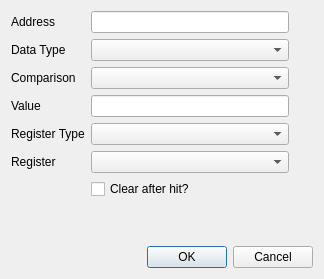
<?xml version="1.0" encoding="UTF-8"?>
<ui version="4.0">
 <class>breakpoint_window</class>
 <widget class="QDialog" name="breakpoint_window">
  <property name="geometry">
   <rect>
    <x>0</x>
    <y>0</y>
    <width>324</width>
    <height>279</height>
   </rect>
  </property>
  <property name="windowTitle">
   <string>Dialog</string>
  </property>
  <layout class="QGridLayout" name="gridLayout">
   <item row="5" column="0">
    <widget class="QLabel" name="reg_label">
     <property name="text">
      <string>Register</string>
     </property>
    </widget>
   </item>
   <item row="4" column="2">
    <widget class="QComboBox" name="reg_type_combo"/>
   </item>
   <item row="0" column="0">
    <widget class="QLabel" name="address_label">
     <property name="text">
      <string>Address</string>
     </property>
    </widget>
   </item>
   <item row="6" column="2">
    <widget class="QCheckBox" name="clear_checkbox">
     <property name="text">
      <string>Clear after hit?</string>
     </property>
    </widget>
   </item>
   <item row="4" column="0">
    <widget class="QLabel" name="reg_type_label">
     <property name="text">
      <string>Register Type</string>
     </property>
    </widget>
   </item>
   <item row="7" column="2">
    <spacer name="verticalSpacer">
     <property name="orientation">
      <enum>Qt::Vertical</enum>
     </property>
     <property name="sizeHint" stdset="0">
      <size>
       <width>20</width>
       <height>40</height>
      </size>
     </property>
    </spacer>
   </item>
   <item row="8" column="2" colspan="5">
    <widget class="QDialogButtonBox" name="ok_cancel_button">
     <property name="orientation">
      <enum>Qt::Horizontal</enum>
     </property>
     <property name="standardButtons">
      <set>QDialogButtonBox::Cancel|QDialogButtonBox::Ok</set>
     </property>
    </widget>
   </item>
   <item row="0" column="2">
    <widget class="QLineEdit" name="address_line"/>
   </item>
   <item row="2" column="2">
    <widget class="QComboBox" name="comparison_combo"/>
   </item>
   <item row="3" column="0">
    <widget class="QLabel" name="value_label">
     <property name="text">
      <string>Value</string>
     </property>
    </widget>
   </item>
   <item row="2" column="0">
    <widget class="QLabel" name="comparison_label">
     <property name="text">
      <string>Comparison</string>
     </property>
    </widget>
   </item>
   <item row="1" column="2">
    <widget class="QComboBox" name="data_type_combo"/>
   </item>
   <item row="1" column="0">
    <widget class="QLabel" name="data_type_label">
     <property name="text">
      <string>Data Type</string>
     </property>
    </widget>
   </item>
   <item row="3" column="2">
    <widget class="QLineEdit" name="value_line"/>
   </item>
   <item row="5" column="2">
    <widget class="QComboBox" name="reg_combo"/>
   </item>
  </layout>
 </widget>
 <tabstops>
  <tabstop>address_line</tabstop>
  <tabstop>data_type_combo</tabstop>
  <tabstop>comparison_combo</tabstop>
  <tabstop>value_line</tabstop>
 </tabstops>
 <resources/>
 <connections>
  <connection>
   <sender>ok_cancel_button</sender>
   <signal>accepted()</signal>
   <receiver>breakpoint_window</receiver>
   <slot>accept()</slot>
   <hints>
    <hint type="sourcelabel">
     <x>248</x>
     <y>254</y>
    </hint>
    <hint type="destinationlabel">
     <x>157</x>
     <y>274</y>
    </hint>
   </hints>
  </connection>
  <connection>
   <sender>ok_cancel_button</sender>
   <signal>rejected()</signal>
   <receiver>breakpoint_window</receiver>
   <slot>reject()</slot>
   <hints>
    <hint type="sourcelabel">
     <x>316</x>
     <y>260</y>
    </hint>
    <hint type="destinationlabel">
     <x>286</x>
     <y>274</y>
    </hint>
   </hints>
  </connection>
 </connections>
</ui>
